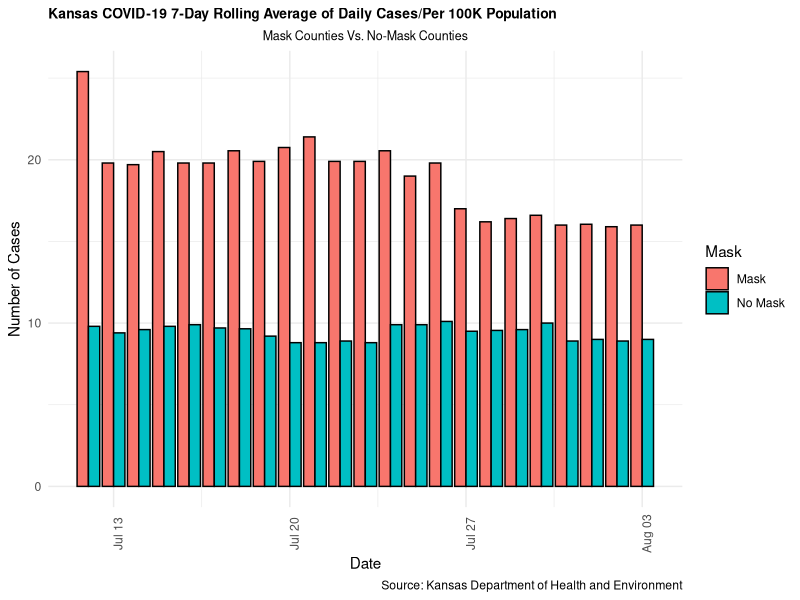

Write the R code that produced this figure.
## ---- chunk 1
library(tidyverse) 
library(lubridate)
## ---- chunk 2

# Creating a Dataframe
covid_cases <- tribble(
  ~date, ~mask, ~no_mask,
  "7/12/2020", 25.4, 9.8,
  "7/13/2020", 19.8, 9.4,
  "7/14/2020", 19.7, 9.6,
  "7/15/2020", 20.5, 9.8,
  "7/16/2020", 19.8, 9.9,
  "7/17/2020", 19.8, 9.7,
  "7/18/2020", 20.55, 9.65,
  "7/19/2020", 19.9, 9.2,
  "7/20/2020", 20.75, 8.8,
  "7/21/2020", 21.4, 8.8,
  "7/22/2020", 19.9, 8.9,
  "7/23/2020", 19.9, 8.8,
  "7/24/2020", 20.55, 9.9,
  "7/25/2020", 19, 9.90,
  "7/26/2020", 19.8, 10.1,
  "7/27/2020", 17, 9.5,
  "7/28/2020", 16.2, 9.55,
  "7/29/2020", 16.4, 9.6,
  "7/30/2020", 16.6, 10,
  "7/31/2020", 16, 8.9,
  "8/1/2020", 16.05, 9,
  "8/2/2020", 15.9, 8.9,
  "8/3/2020", 16, 9
)

# Modifying the dataframe
covid_cases <- covid_cases %>%  
  pivot_longer(cols = c(mask, no_mask), names_to = "Mask", values_to = "Number") %>%
  mutate(date = mdy(date))

covid_cases
## ---- chunk 3
covid_cases %>%   
 ggplot(mapping = aes(x = date, y = Number, fill = Mask)) +
 geom_bar(stat = "identity", position = 'dodge', color = "black") +
 theme_minimal() +
 scale_fill_discrete(labels = c("mask" = "Mask", 
                                "no_mask" = "No Mask")) +
 theme(plot.title = element_text(size = 10, face = "bold"),
       plot.subtitle = element_text(size = 9, hjust = 0.5),
       axis.text.x = element_text(angle = 90, hjust = 0.5)) +
 labs(
   x = "Date",
   y = "Number of Cases",
   title = "Kansas COVID-19 7-Day Rolling Average of Daily Cases/Per 100K Population ",
   subtitle = "Mask Counties Vs. No-Mask Counties",
   caption = "Source: Kansas Department of Health and Environment"
 ) 
